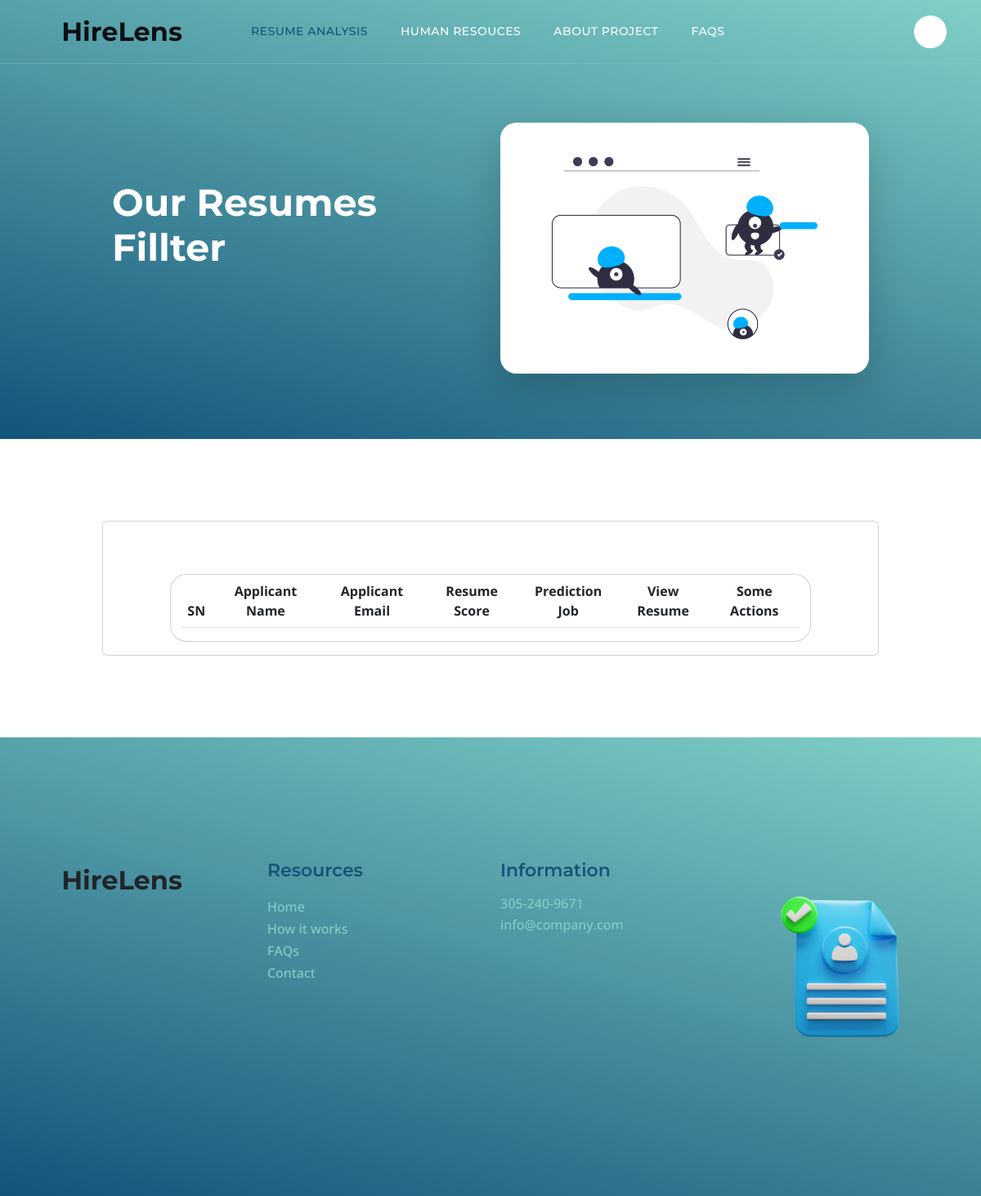
The page /hr/ (signed in) on the database as committed earlier.
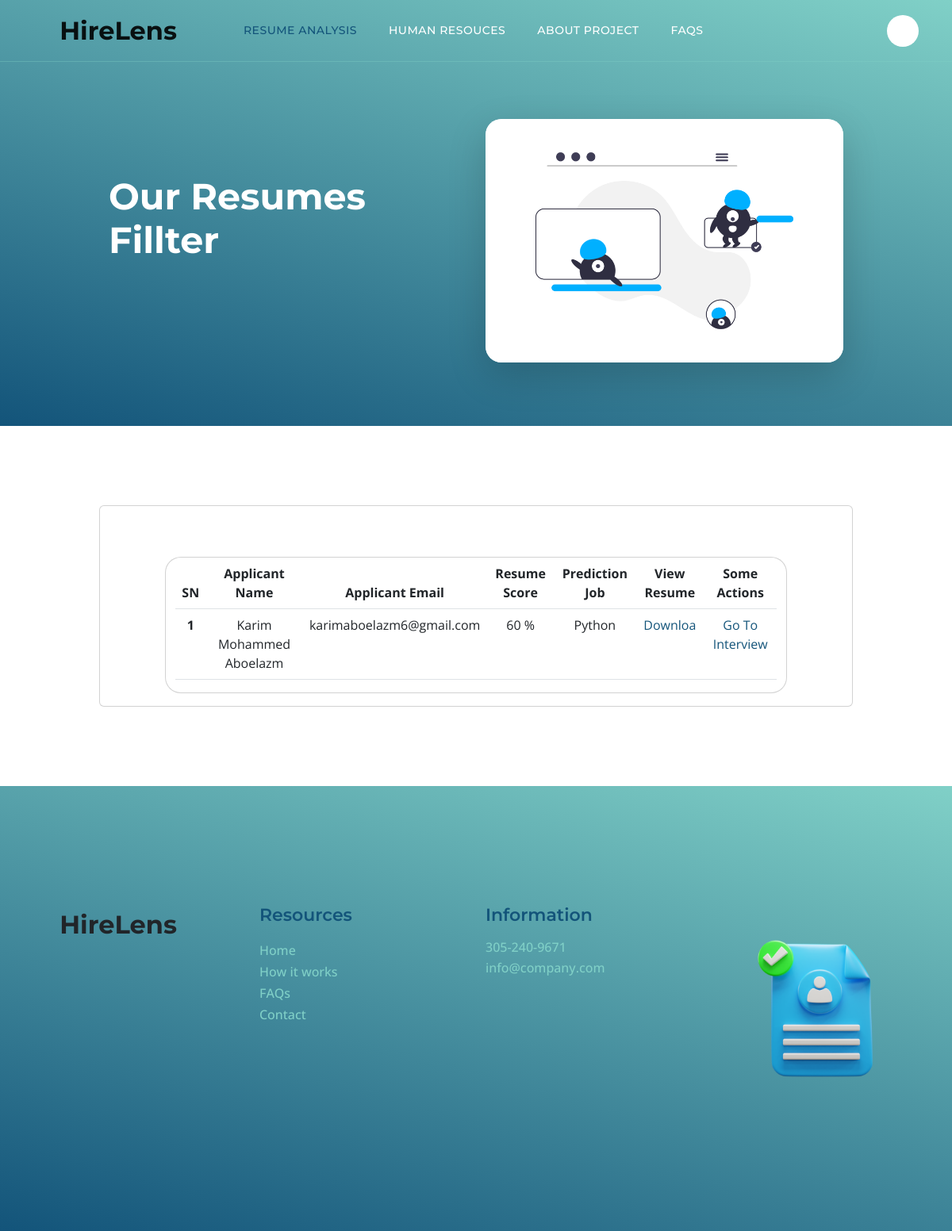
The same page on the database as committed later.
### employee_resume/models.py (models this page shows, shortened)
class ResumeAnalysis(models.Model):
    resume = models.ForeignKey(Resume,on_delete=models.CASCADE)
    name = models.CharField(max_length=200)
    email = models.EmailField()
    score = models.IntegerField()
    phone = models.CharField(max_length=30)
    prediction = models.CharField(max_length=200)

### employee_resume/views.py (the view)
# urls.py: path('hr/',HRPageView.as_view(),name='hr'),
class HRPageView(HrMixin,TemplateView):
    template_name = 'hr.html'
    def get_context_data(self, **kwargs):
        context = super().get_context_data(**kwargs)
        context["resume_analysis"] = ResumeAnalysis.objects.all()
        context["is_hr"] = HrModel.objects.filter(user__username = self.request.user.username).exists()
        return context

### employee_resume/views.py (called while the page is built)
    def dispatch(self, request, *args, **kwargs):
        if request.user.is_authenticated and HrModel.objects.filter(user = request.user).exists():
            pass
        else:
            return redirect("/hr-login/")
        return super().dispatch(request, *args, **kwargs)

### employee_resume/templates/hr.html (shortened to what this page needs)
{% extends "base.html" %}
{% load static %}
{% block content %}
<header class="site-header d-flex flex-column justify-content-center align-items-center">
    <div class="container">
        <div class="row justify-content-center align-items-center">
            <div class="col-lg-5 col-12 mb-5">
                <h2 class="text-white">Our Resumes Fillter</h2>
            </div>
            <div class="col-lg-5 col-12">
                <div class="topics-detail-block bg-white shadow-lg">
                    <img src="{% static '' %}images/topics/undraw_Remote_design_team_re_urdx.png" class="topics-detail-block-image img-fluid">
                </div>
            </div>
        </div>
    </div>
</header>
<section class="topics-detail-section section-padding" id="topics-detail">
    <div class="container">
        <div class="row">
            <div class="col-lg-10 col-12 m-auto card p-3 text-center">
                <div class="row mt-5" id="table_of_result">
                    <div class="col-md-10 mx-auto card" style="border-radius:20px;">
                        <table class="table">
                            <thead>
                              <tr>
                                <th class="text-center" scope="col">SN</th>
                                <th class="text-center" scope="col">Applicant Name</th>
                                <th class="text-center" scope="col">Applicant Email</th>
                                <th class="text-center" scope="col">Resume Score</th>
                                <th class="text-center" scope="col">Prediction Job</th>
                                <th class="text-center" scope="col">View Resume</th>
                                <th class="text-center" scope="col">Some Actions</th>
                              </tr>
                            </thead>
                            <tbody>
                            {% for cva in resume_analysis  %}
                              <tr>
                                <th scope="row" class="text-center">{{forloop.counter}}</th>
                                <td class="text-center">{{cva.name}}</td>
                                <td class="text-center">{{cva.email}}</td>
                                <td class="text-center">{{cva.score}} %</td>
                                <td class="text-center">{{cva.prediction}}</td>
                                <td class="text-center"><a href="{{ cva.resume.resume.url }}" download>Downloa</a></td>
                                <td class="text-center"><a href="{% url "employee_resume:interview" cva.prediction %}">Go To Interview</a></td>
                              </tr>
                            {% endfor %}
                            </tbody>
                        </table>
                    </div>
            </div>
        </div>
    </div>
</section>
{% endblock content %}

Rows that differ between the two databases and show on the page:
added ResumeAnalysis: name "Karim Mohammed Aboelazm", email "karimaboelazm6@gmail.com", score "60", prediction "Python"
